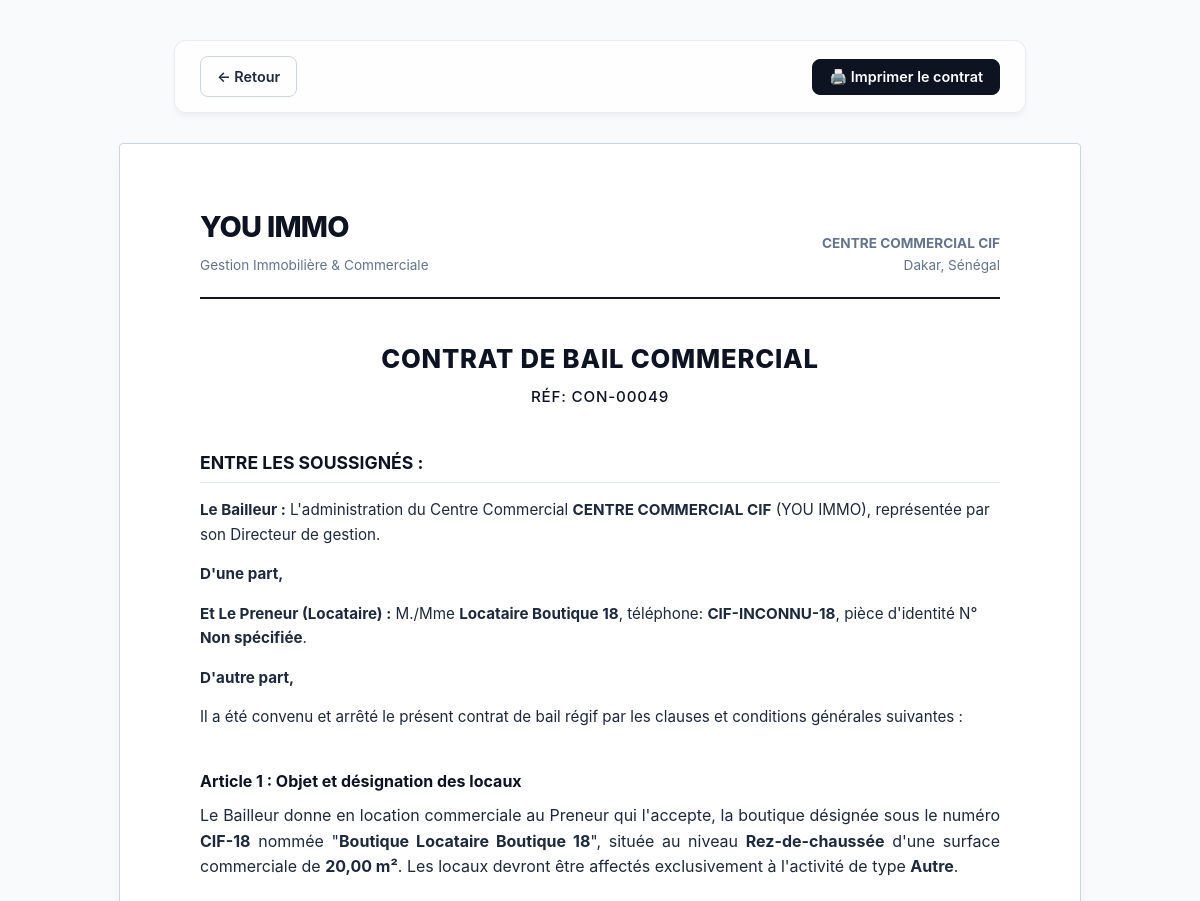
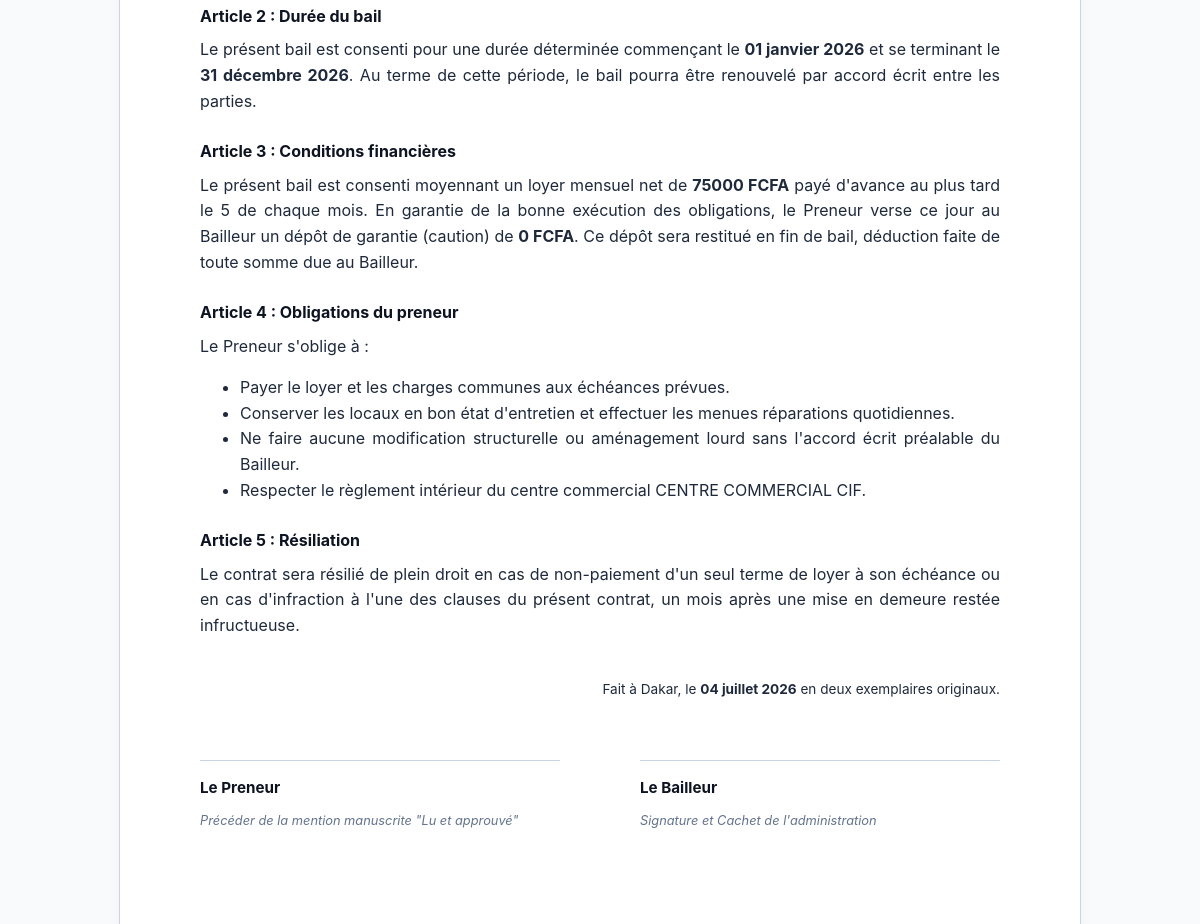
Screenshot of /locataires/baux/49/imprimer/ (signed in) with the database file from the repository (2 pictures, top to bottom).
### tenants/models.py (models this page shows, shortened)
class Lease(models.Model):
    STATUS_CHOICES = [
        ('active', 'Actif'),
        ('expired', 'Expiré'),
        ('pending', 'En attente'),
        ('terminated', 'Résilié'),
    ]
    shop = models.ForeignKey(Shop, on_delete=models.CASCADE, related_name='leases', verbose_name='Boutique')
    tenant = models.ForeignKey(Tenant, on_delete=models.CASCADE, related_name='leases', verbose_name='Locataire')
    start_date = models.DateField(verbose_name='Date de début')
    end_date = models.DateField(verbose_name='Date de fin')
    monthly_rent = models.DecimalField(max_digits=12, decimal_places=0, verbose_name='Loyer mensuel (FCFA)')
    deposit = models.DecimalField(max_digits=12, decimal_places=0, default=0, verbose_name='Caution (FCFA)')
    status = models.CharField(max_length=20, choices=STATUS_CHOICES, default='active', verbose_name='Statut')
    conditions = models.TextField(blank=True, verbose_name='Conditions particulières')
    created_at = models.DateTimeField(auto_now_add=True)
    updated_at = models.DateTimeField(auto_now=True)
    class Meta:
        ordering = ['-start_date']
        verbose_name = 'Bail'
        verbose_name_plural = 'Baux'

class Shop(models.Model):
    CATEGORY_CHOICES = [
        ('clothing', 'Vêtements & Mode'),
        ('food', 'Restauration'),
        ('electronics', 'Électronique'),
        ('jewelry', 'Bijouterie'),
        ('beauty', 'Beauté & Cosmétiques'),
        ('sports', 'Sport & Loisirs'),
        ('home', 'Maison & Décoration'),
        ('services', 'Services'),
        ('supermarket', 'Supermarché'),
        ('pharmacy', 'Pharmacie'),
        ('bank', 'Banque & Finance'),
        ('telecom', 'Télécommunications'),
        ('other', 'Autre'),
    ]
    FLOOR_CHOICES = [
        ('rdc', 'Rez-de-chaussée'),
        ('1er', '1er étage'),
        ('2eme', '2ème étage'),
        ('3eme', '3ème étage'),
    ]
    STATUS_CHOICES = [
        ('occupied', 'Occupée'),
        ('available', 'Disponible'),
        ('maintenance', 'En maintenance'),
    ]
    mall = models.ForeignKey(Mall, on_delete=models.CASCADE, related_name='shops', verbose_name='Centre Commercial', null=True, blank=True)
    name = models.CharField(max_length=200, verbose_name='Nom de la boutique')
    shop_number = models.CharField(max_length=20, unique=True, verbose_name='Numéro')
    category = models.CharField(max_length=50, choices=CATEGORY_CHOICES, verbose_name='Catégorie')
    floor = models.ForeignKey(Floor, on_delete=models.SET_NULL, null=True, blank=True, related_name='shops', verbose_name='Étage / Niveau')
    surface = models.DecimalField(max_digits=8, decimal_places=2, verbose_name='Surface (m²)')
    status = models.CharField(max_length=20, choices=STATUS_CHOICES, default='available', verbose_name='Statut')
    description = models.TextField(blank=True, verbose_name='Description')
    created_at = models.DateTimeField(auto_now_add=True)
    updated_at = models.DateTimeField(auto_now=True)
    class Meta:
        ordering = ['shop_number']
        verbose_name = 'Boutique'
        verbose_name_plural = 'Boutiques'

class Mall(models.Model):
    PROPERTY_TYPES = [
        ('mall', 'Centre Commercial'),
        ('building', 'Immeuble'),
        ('house', 'Maison / Villa'),
    ]
    name = models.CharField(max_length=200, verbose_name='Nom de la propriété')
    property_type = models.CharField(max_length=20, choices=PROPERTY_TYPES, default='mall', verbose_name='Type de propriété')
    address = models.TextField(blank=True, verbose_name='Adresse')
    description = models.TextField(blank=True, verbose_name='Description')
    created_at = models.DateTimeField(auto_now_add=True)
    class Meta:
        ordering = ['name']
        verbose_name = 'Propriété'
        verbose_name_plural = 'Propriétés'

class Tenant(models.Model):
    first_name = models.CharField(max_length=100, verbose_name='Prénom')
    last_name = models.CharField(max_length=100, verbose_name='Nom')
    email = models.EmailField(blank=True, verbose_name='Email')
    phone = models.CharField(max_length=20, verbose_name='Téléphone')
    company_name = models.CharField(max_length=200, blank=True, verbose_name='Raison sociale')
    id_number = models.CharField(max_length=50, blank=True, verbose_name='N° Pièce d\'identité')
    address = models.TextField(blank=True, verbose_name='Adresse personnelle')
    created_at = models.DateTimeField(auto_now_add=True)
    user = models.OneToOneField(User, on_delete=models.SET_NULL, null=True, blank=True, related_name='tenant', verbose_name='Utilisateur de connexion')
    cni_or_passport = models.FileField(upload_to='tenants/documents/', null=True, blank=True, verbose_name='CNI ou Passeport')
    ninea_or_rc = models.FileField(upload_to='tenants/documents/', null=True, blank=True, verbose_name='NINEA ou Reg. Commerce')
    class Meta:
        ordering = ['last_name', 'first_name']
        verbose_name = 'Locataire'
        verbose_name_plural = 'Locataires'
    @property
    def full_name(self):
        return f"{self.first_name} {self.last_name}"

class Floor(models.Model):
    mall = models.ForeignKey(Mall, on_delete=models.CASCADE, related_name='floors', verbose_name='Centre Commercial', null=True, blank=True)
    name = models.CharField(max_length=50, verbose_name='Nom (ex: Rez-de-chaussée, 1er étage)')
    level = models.IntegerField(default=0, verbose_name='Niveau (pour le tri, ex: 0, 1, 2, -1)')
    description = models.TextField(blank=True, verbose_name='Description')
    created_at = models.DateTimeField(auto_now_add=True)
    class Meta:
        ordering = ['level', 'name']
        verbose_name = 'Étage'
        verbose_name_plural = 'Étages'

### tenants/views.py (the view)
# urls.py: path('baux/<int:pk>/imprimer/', views.LeasePrintView.as_view(), name='lease_print'),
class LeasePrintView(LoginRequiredMixin, DetailView):
    model = Lease
    template_name = 'tenants/lease_print.html'
    context_object_name = 'lease'
    def get_context_data(self, **kwargs):
        context = super().get_context_data(**kwargs)
        context['active_menu'] = 'tenants'
        context['today'] = timezone.now().date()
        return context

### templates/tenants/lease_print.html (shortened to what this page needs)
{% load static %}
<!DOCTYPE html>
<html lang="fr">
<head>
</head>
<body>
    <div class="action-bar">
        <a href="javascript:history.back()" class="btn btn-outline">
            ← Retour
        </a>
        <button onclick="window.print()" class="btn btn-primary">
            🖨️ Imprimer le contrat
        </button>
    </div>
    <div class="document-wrapper">
        <div class="header">
            <div class="header-left">
                <h1>YOU IMMO</h1>
                <p>Gestion Immobilière & Commerciale</p>
            </div>
            <div class="header-right">
                <strong>{{ lease.shop.mall.name }}</strong><br>
                {{ lease.shop.mall.address|default:"Dakar, Sénégal" }}
            </div>
        </div>
        <div class="doc-title">
            <h2>CONTRAT DE BAIL COMMERCIAL</h2>
            <p>Réf: CON-{{ lease.pk|stringformat:"05d" }}</p>
        </div>
        <div class="parties-section">
            <h3>ENTRE LES SOUSSIGNÉS :</h3>
            <p><strong>Le Bailleur :</strong> L'administration du Centre Commercial <strong>{{ lease.shop.mall.name }}</strong> (YOU IMMO), représentée par son Directeur de gestion.</p>
            <p><strong>D'une part,</strong></p>
            <p><strong>Et Le Preneur (Locataire) :</strong>
               M./Mme <strong>{{ lease.tenant.full_name }}</strong>,
               téléphone: <strong>{{ lease.tenant.phone }}</strong>,
               pièce d'identité N° <strong>{{ lease.tenant.id_number|default:"Non spécifiée" }}</strong>.
            </p>
            <p><strong>D'autre part,</strong></p>
            <p>Il a été convenu et arrêté le présent contrat de bail régif par les clauses et conditions générales suivantes :</p>
        </div>
        <div class="articles">
            <div class="article">
                <h4>Article 1 : Objet et désignation des locaux</h4>
                Le Bailleur donne en location commerciale au Preneur qui l'accepte, la boutique désignée sous le numéro <strong>{{ lease.shop.shop_number }}</strong> nommée "<strong>{{ lease.shop.name }}</strong>", située au niveau <strong>{{ lease.shop.floor.name }}</strong> d'une surface commerciale de <strong>{{ lease.shop.surface }} m²</strong>. Les locaux devront être affectés exclusivement à l'activité de type <strong>{{ lease.shop.get_category_display }}</strong>.
            </div>
            <div class="article">
                <h4>Article 2 : Durée du bail</h4>
                Le présent bail est consenti pour une durée déterminée commençant le <strong>{{ lease.start_date|date:"d F Y" }}</strong> et se terminant le <strong>{{ lease.end_date|date:"d F Y" }}</strong>. Au terme de cette période, le bail pourra être renouvelé par accord écrit entre les parties.
            </div>
            <div class="article">
                <h4>Article 3 : Conditions financières</h4>
                Le présent bail est consenti moyennant un loyer mensuel net de <strong>{{ lease.monthly_rent }} FCFA</strong> payé d'avance au plus tard le 5 de chaque mois. En garantie de la bonne exécution des obligations, le Preneur verse ce jour au Bailleur un dépôt de garantie (caution) de <strong>{{ lease.deposit }} FCFA</strong>. Ce dépôt sera restitué en fin de bail, déduction faite de toute somme due au Bailleur.
            </div>
            <div class="article">
                <h4>Article 4 : Obligations du preneur</h4>
                Le Preneur s'oblige à :
                <ul>
                    <li>Payer le loyer et les charges communes aux échéances prévues.</li>
                    <li>Conserver les locaux en bon état d'entretien et effectuer les menues réparations quotidiennes.</li>
                    <li>Ne faire aucune modification structurelle ou aménagement lourd sans l'accord écrit préalable du Bailleur.</li>
                    <li>Respecter le règlement intérieur du centre commercial {{ lease.shop.mall.name }}.</li>
                </ul>
            </div>
            <div class="article">
                <h4>Article 5 : Résiliation</h4>
                Le contrat sera résilié de plein droit en cas de non-paiement d'un seul terme de loyer à son échéance ou en cas d'infraction à l'une des clauses du présent contrat, un mois après une mise en demeure restée infructueuse.
            </div>
        </div>
        <p style="font-size: 0.85rem; margin-top: 40px; text-align: right;">Fait à Dakar, le <strong>{{ today|date:"d F Y" }}</strong> en deux exemplaires originaux.</p>
        <div class="signatures-section">
            <div class="signature-box">
                <h5>Le Preneur</h5>
                <p>Précéder de la mention manuscrite "Lu et approuvé"</p>
            </div>
            <div class="signature-box">
                <h5>Le Bailleur</h5>
                <p>Signature et Cachet de l'administration</p>
            </div>
        </div>
    </div>
</body>
</html>

### templates/tenants/lease_print.html (style rules this page uses)
:root { --font-family: 'Inter', -apple-system, BlinkMacSystemFont, "Segoe UI", Roboto, sans-serif; --primary: #0d1321; --text: #1e293b; --border: #cbd5e1; }
body { font-family: var(--font-family); color: var(--text); line-height: 1.6; margin: 0; padding: 40px; background: #f8fafc; }
.action-bar { max-width: 800px; margin: 0 auto 30px auto; display: flex; justify-content: space-between; align-items: center; background: rgba(255, 255, 255, 0.8); border: 1px solid rgba(226, 232, 240, 0.8); backdrop-filter: blur(10px); padding: 15px 25px; border-radius: 12px; box-shadow: 0 4px 6px -1px rgb(0 0 0 / 0.05); }
.btn { font-family: var(--font-family); font-weight: 600; font-size: 0.9rem; padding: 8px 16px; border-radius: 8px; cursor: pointer; text-decoration: none; display: inline-flex; align-items: center; gap: 8px; transition: all 0.2s ease; }
.btn-outline { background: transparent; border: 1px solid var(--border); color: var(--text); }
.btn-primary { background: var(--primary); border: 1px solid var(--primary); color: white; }
.document-wrapper { max-width: 800px; margin: 0 auto; background: white; padding: 60px 80px; border: 1px solid var(--border); border-radius: 4px; box-shadow: 0 10px 15px -3px rgb(0 0 0 / 0.05); }
.header { border-bottom: 2px solid var(--primary); padding-bottom: 20px; margin-bottom: 40px; display: flex; justify-content: space-between; align-items: flex-end; }
.header-left h1 { margin: 0; font-size: 1.8rem; color: var(--primary); font-weight: 800; letter-spacing: -0.025em; }
.header-left p { margin: 5px 0 0 0; font-size: 0.85rem; color: #64748b; }
.header-right { text-align: right; font-size: 0.85rem; color: #64748b; }
.doc-title { text-align: center; text-transform: uppercase; letter-spacing: 0.05em; margin-bottom: 40px; color: var(--primary); }
.doc-title h2 { font-size: 1.6rem; margin: 0; font-weight: 800; }
.doc-title p { margin: 5px 0 0 0; font-size: 0.95rem; font-weight: 500; }
.parties-section { margin-bottom: 40px; font-size: 0.95rem; }
.parties-section h3 { font-size: 1.1rem; border-bottom: 1px solid #e2e8f0; padding-bottom: 5px; margin-bottom: 15px; color: var(--primary); }
.articles { margin-bottom: 40px; }
.article { margin-bottom: 25px; text-align: justify; }
.article h4 { margin: 0 0 8px 0; font-size: 1rem; color: var(--primary); font-weight: 700; }
.signatures-section { margin-top: 60px; display: flex; justify-content: space-between; }
.signature-box { width: 45%; border-top: 1px solid #cbd5e1; padding-top: 15px; min-height: 120px; }
.signature-box h5 { margin: 0 0 10px 0; font-size: 0.95rem; color: var(--primary); }
.signature-box p { margin: 0; font-size: 0.8rem; color: #64748b; font-style: italic; }

### rows the page displays
Lease: shop.mall.name "CENTRE COMMERCIAL CIF", shop.mall.address "Dakar, Sénégal", pk "00049", tenant.full_name "Locataire Boutique 18", tenant.phone "CIF-INCONNU-18", tenant.id_number "Non spécifiée", shop.shop_number "CIF-18", shop.name "Boutique Locataire Boutique 18", shop.floor.name "Rez-de-chaussée", shop.surface "20,00", shop.category "Autre", start_date "01 janvier 2026", end_date "31 décembre 2026", monthly_rent "75000", deposit "0"

### other values shown
{{ today|date:"d F Y" }} "04 juillet 2026"
